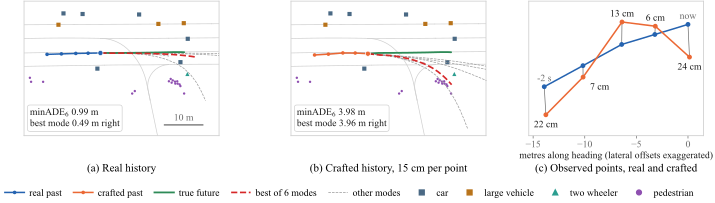

Reproduce this figure in Python.
"""Report version of the poster's attack example: val sample 4640, right attack, GRU seed 42.

Run from the project root:
    python doc/report/figures/attack_example.py

Same scene and data as doc/poster/figures/hero_example.py, restyled for the IEEE paper:
Times at caption size, subfigure labels below the panels, no camera panel. Neighbour
positions come from the processed sample (target frame, t = 0), so no nuScenes metadata
is needed.
"""

import json
import sys
from pathlib import Path

import matplotlib
matplotlib.use("Agg")
import matplotlib.pyplot as plt
from matplotlib.lines import Line2D
import numpy as np
import torch

PROJECT_ROOT = Path(__file__).resolve().parents[3]
sys.path.insert(0, str(PROJECT_ROOT))

from scripts.adversarial_attack import (
    CHECKPOINT_DIRS, build_inputs, checkpoint_path, dataset_path, load_model, load_samples,
    motion_directions, perturbed_forward, sample_metrics,
)
from tools.animate_attack_example import (
    AGENT_STYLE, BEST_C, CRAFTED_C, INK, LANE_C, MODE_C, MUTED, PAST, PAST_C, TRUTH_C,
)
from utils.experiment_utils import sha256
from utils.graph_utils import general_category

OUT_DIR = Path(__file__).resolve().parent
SEED, OBJECTIVE, VAL_INDEX = 42, "right", 4640
WHITE = "#ffffff"
WIDTH = 7.16  # IEEE conference \textwidth in inches

plt.rcParams.update({"font.family": "serif", "font.serif": ["Times New Roman", "Times", "STIXGeneral"],
                     "mathtext.fontset": "stix", "font.size": 7, "pdf.fonttype": 42})


def main():
    spec = f"multimodal_map_gru:{SEED}"
    attack_dir = PROJECT_ROOT / "data/processed/adversarial_modes"
    results = json.loads((attack_dir / f"results_val_b3_multimodal_map_gru_seed{SEED}.json").read_text())
    entry = results["models"][spec]
    deltas = np.load(attack_dir / f"deltas_val_b3_multimodal_map_gru_seed{SEED}.npz")
    assert deltas["sample_indices"].tolist() == results["sample_indices"]
    checkpoint = checkpoint_path(spec, CHECKPOINT_DIRS)
    assert sha256(checkpoint) == entry["checkpoint_sha256"], "checkpoint differs from the attacked one"
    assert sha256(dataset_path("val", use_map=True)) == results["dataset_sha256"], "dataset differs"

    sample = load_samples("val", use_map=True)[VAL_INDEX]
    k = results["sample_indices"].index(VAL_INDEX)
    delta = torch.tensor(deltas[OBJECTIVE][k:k + 1])
    batch, past, future = build_inputs([sample])
    model = load_model(spec, CHECKPOINT_DIRS)
    forward, left = motion_directions(future)
    with torch.no_grad():
        preds = {"clean": perturbed_forward(model, batch, torch.zeros_like(delta)),
                 "attacked": perturbed_forward(model, batch, delta)}
        metrics = {n: {m: float(v[0]) for m, v in sample_metrics(p, future, forward, left).items()}
                   for n, p in preds.items()}
    preds = {n: p[0].numpy() for n, p in preds.items()}
    truth, history = future[0].numpy(), past[0].numpy()
    crafted = history + delta[0].numpy()
    best = {n: int(np.linalg.norm(p - truth, axis=-1).mean(-1).argmin()) for n, p in preds.items()}
    size_cm = np.linalg.norm(delta[0].numpy(), axis=-1) * 100

    # The animation's JSON records the same metrics; refuse to draw anything else
    reference = json.loads((PROJECT_ROOT / "doc/figures/adversarial/"
                            f"attack_animation_gru_seed{SEED}_{OBJECTIVE}_val{VAL_INDEX}.json").read_text())
    for n in preds:
        assert abs(metrics[n]["ade"] - reference["metrics"][n]["ade"]) < 1e-5

    agents = [(general_category(c), p[-1]) for p, c in zip(sample["neighbors_pasts"], sample["neighbors_categories"])]

    points = np.vstack([history, crafted, truth, preds["clean"][best["clean"]], preds["attacked"][best["attacked"]]])
    lo, hi = points.min(0) - np.array([6, 9]), points.max(0) + np.array([6, 9])
    centre, half = (lo + hi) / 2, (hi - lo) / 2
    half = np.maximum(half, [half[1] * 1.45, half[0] / 1.45])
    xlim, ylim = (centre[0] - half[0], centre[0] + half[0]), (centre[1] - half[1], centre[1] + half[1])

    fig = plt.figure(figsize=(WIDTH, 1.95))
    grid = fig.add_gridspec(1, 3, width_ratios=[1.45, 1.45, 1.0], wspace=0.06,
                            left=0.005, right=0.995, top=0.99, bottom=0.30)
    ax = {"clean": fig.add_subplot(grid[0]), "attacked": fig.add_subplot(grid[1])}
    ax_hist = fig.add_subplot(grid[2])

    for name, a in ax.items():
        for lane in sample["map_lanes"]:
            a.plot(*lane.T, color=LANE_C, lw=0.5, zorder=1)
        for kind, p in agents:
            if not (xlim[0] < p[0] < xlim[1] and ylim[0] < p[1] < ylim[1]):
                continue
            marker, color, _ = AGENT_STYLE[kind]
            a.scatter(*p, marker=marker, s=9 if kind != "pedestrian" else 3, color=color, zorder=3, lw=0)
        observed = crafted if name == "attacked" else history
        for m, mode in enumerate(preds[name]):
            if m != best[name]:
                a.plot(*np.vstack([observed[-1:], mode]).T, "--", color=MODE_C, lw=0.5, zorder=4)
        a.plot(*np.vstack([observed[-1:], truth]).T, color=TRUTH_C, lw=1.3, zorder=6, solid_capstyle="round")
        a.plot(*np.vstack([observed[-1:], preds[name][best[name]]]).T, "--", color=BEST_C, lw=1.2, zorder=7)
        if name == "attacked":
            a.plot(*history.T, color=PAST_C, lw=0.7, alpha=0.4, zorder=5)
        a.plot(*observed.T, "-o", color=CRAFTED_C if name == "attacked" else PAST_C, lw=1.1, ms=1.6, zorder=8)
        a.scatter(*observed[-1], s=14, color=CRAFTED_C if name == "attacked" else PAST_C,
                  edgecolors=WHITE, lw=0.5, zorder=9)
        a.text(0.03, 0.05, f"minADE$_6$ {metrics[name]['ade']:.2f} m\nbest mode "
               f"{metrics[name][OBJECTIVE]:.2f} m right", transform=a.transAxes, va="bottom",
               color=INK, bbox=dict(boxstyle="round,pad=0.25", fc=WHITE, ec=LANE_C, lw=0.5), zorder=10)
        a.set_xlim(xlim); a.set_ylim(ylim); a.set_aspect("equal")
        a.set_xticks([]); a.set_yticks([])
        for side in a.spines.values():
            side.set_color(LANE_C); side.set_linewidth(0.6)
    scale_x = xlim[0] + 0.72 * (xlim[1] - xlim[0])
    scale_y = ylim[0] + 0.08 * (ylim[1] - ylim[0])
    ax["clean"].plot([scale_x, scale_x + 10], [scale_y, scale_y], color=MUTED, lw=0.9)
    ax["clean"].text(scale_x + 5, scale_y + 0.6, "10 m", ha="center", va="bottom", color=MUTED)

    # (c) the observed history only, with the lateral axis stretched so centimetre offsets show
    for i in range(PAST + 1):
        ax_hist.plot(*np.stack([history[i], crafted[i]]).T, color=MUTED, lw=0.5, zorder=2)
        below = crafted[i, 1] < history[i, 1]
        side = 5 if 0 < i < PAST and below else 0  # keep inner labels clear of the incoming segment
        ax_hist.annotate(f"{size_cm[i]:.0f} cm", crafted[i], xytext=(side, -9 if below else 4),
                         textcoords="offset points", ha="left" if side else "center", color=INK)
    ax_hist.plot(*history.T, "-o", color=PAST_C, lw=1.1, ms=2.5, zorder=3)
    ax_hist.plot(*crafted.T, "-o", color=CRAFTED_C, lw=1.1, ms=2.5, zorder=4)
    for i in (0, PAST):
        ax_hist.annotate("now" if i == PAST else f"{(i - PAST) * 0.5:+.0f} s", history[i], xytext=(0, 4),
                         textcoords="offset points", ha="center", color=MUTED)
    ys = np.r_[history[:, 1], crafted[:, 1]]
    ax_hist.set_ylim(ys.min() - 0.12, ys.max() + 0.12)
    ax_hist.set_xlim(history[:, 0].min() - 1.5, history[:, 0].max() + 1.5)
    ax_hist.set_yticks([]); ax_hist.tick_params(colors=MUTED, length=2, width=0.5, pad=1.5)
    ax_hist.set_xlabel("metres along heading (lateral offsets exaggerated)", color=INK, labelpad=1.5)
    for side in ax_hist.spines.values():
        side.set_color(LANE_C); side.set_linewidth(0.6)

    # Subfigure labels below the panels, in the caption font
    fig.canvas.draw()
    renderer, to_fig = fig.canvas.get_renderer(), fig.transFigure.inverted()
    labels = {ax["clean"]: "(a) Real history", ax["attacked"]: f"(b) Crafted history, {size_cm.mean():.0f} cm per point",
              ax_hist: "(c) Observed points, real and crafted"}
    label_y = min(a.get_tightbbox(renderer).transformed(to_fig).y0 for a in labels) - 0.015
    for a, text in labels.items():
        box = a.get_position()
        fig.text((box.x0 + box.x1) / 2, label_y, text, ha="center", va="top", fontsize=8)

    handles = [Line2D([], [], color=PAST_C, lw=1.1, marker="o", ms=1.6, label="real past"),
               Line2D([], [], color=CRAFTED_C, lw=1.1, marker="o", ms=1.6, label="crafted past"),
               Line2D([], [], color=TRUTH_C, lw=1.3, label="true future"),
               Line2D([], [], color=BEST_C, lw=1.2, ls="--", label="best of 6 modes"),
               Line2D([], [], color=MODE_C, lw=0.5, ls="--", label="other modes")]
    handles += [Line2D([], [], color=c, marker=mk, ls="none", ms=3.5, label=kind.replace("_", " "))
                for kind, (mk, c, _) in AGENT_STYLE.items() if any(a[0] == kind for a in agents)]
    fig.legend(handles=handles, loc="upper center", ncol=len(handles), frameon=False,
               bbox_to_anchor=(0.5, label_y - 0.085), columnspacing=1.2, handlelength=2.0, handletextpad=0.5)

    fig.savefig(OUT_DIR / "attack_example.pdf", facecolor=WHITE, bbox_inches="tight", pad_inches=0.01)
    print({n: {k: round(v, 3) for k, v in m.items()} for n, m in metrics.items()}, "perturbation cm", np.round(size_cm, 1))


if __name__ == "__main__":
    main()
